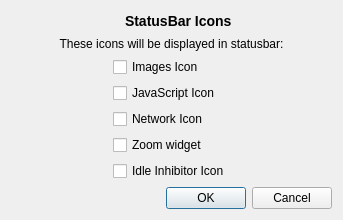
<?xml version="1.0" encoding="UTF-8"?>
<ui version="4.0">
 <class>SBI_SettingsDialog</class>
 <widget class="QWidget" name="SBI_SettingsDialog">
  <property name="geometry">
   <rect>
    <x>0</x>
    <y>0</y>
    <width>343</width>
    <height>204</height>
   </rect>
  </property>
  <property name="windowTitle">
   <string>StatusBar Icons</string>
  </property>
  <layout class="QVBoxLayout" name="verticalLayout_2">
   <item>
    <layout class="QHBoxLayout" name="horizontalLayout_2">
     <item>
      <spacer name="horizontalSpacer_3">
       <property name="orientation">
        <enum>Qt::Horizontal</enum>
       </property>
       <property name="sizeHint" stdset="0">
        <size>
         <width>40</width>
         <height>20</height>
        </size>
       </property>
      </spacer>
     </item>
     <item>
      <widget class="QLabel" name="label">
       <property name="sizePolicy">
        <sizepolicy hsizetype="Fixed" vsizetype="Preferred">
         <horstretch>0</horstretch>
         <verstretch>0</verstretch>
        </sizepolicy>
       </property>
       <property name="pixmap">
        <pixmap resource="statusbaricons.qrc">:/sbi/data/icon.png</pixmap>
       </property>
      </widget>
     </item>
     <item>
      <widget class="QLabel" name="label_2">
       <property name="text">
        <string>&lt;h3&gt;StatusBar Icons&lt;/h3&gt;</string>
       </property>
      </widget>
     </item>
     <item>
      <spacer name="horizontalSpacer_4">
       <property name="orientation">
        <enum>Qt::Horizontal</enum>
       </property>
       <property name="sizeHint" stdset="0">
        <size>
         <width>40</width>
         <height>20</height>
        </size>
       </property>
      </spacer>
     </item>
    </layout>
   </item>
   <item>
    <widget class="QLabel" name="label_3">
     <property name="text">
      <string>These icons will be displayed in statusbar:</string>
     </property>
     <property name="alignment">
      <set>Qt::AlignCenter</set>
     </property>
    </widget>
   </item>
   <item>
    <layout class="QHBoxLayout" name="horizontalLayout">
     <item>
      <spacer name="horizontalSpacer_2">
       <property name="orientation">
        <enum>Qt::Horizontal</enum>
       </property>
       <property name="sizeHint" stdset="0">
        <size>
         <width>40</width>
         <height>20</height>
        </size>
       </property>
      </spacer>
     </item>
     <item>
      <layout class="QVBoxLayout" name="verticalLayout">
       <item>
        <widget class="QCheckBox" name="showImagesIcon">
         <property name="text">
          <string>Images Icon</string>
         </property>
        </widget>
       </item>
       <item>
        <widget class="QCheckBox" name="showJavaScriptIcon">
         <property name="text">
          <string>JavaScript Icon</string>
         </property>
        </widget>
       </item>
       <item>
        <widget class="QCheckBox" name="showNetworkIcon">
         <property name="text">
          <string>Network Icon</string>
         </property>
        </widget>
       </item>
       <item>
        <widget class="QCheckBox" name="showZoomWidget">
         <property name="text">
          <string>Zoom widget</string>
         </property>
        </widget>
       </item>
       <item>
        <widget class="QCheckBox" name="showIdleInhibitorIcon">
         <property name="text">
          <string>Idle Inhibitor Icon</string>
         </property>
        </widget>
       </item>
      </layout>
     </item>
     <item>
      <spacer name="horizontalSpacer">
       <property name="orientation">
        <enum>Qt::Horizontal</enum>
       </property>
       <property name="sizeHint" stdset="0">
        <size>
         <width>40</width>
         <height>20</height>
        </size>
       </property>
      </spacer>
     </item>
    </layout>
   </item>
   <item>
    <widget class="QDialogButtonBox" name="buttonBox">
     <property name="standardButtons">
      <set>QDialogButtonBox::Cancel|QDialogButtonBox::Ok</set>
     </property>
    </widget>
   </item>
  </layout>
 </widget>
 <resources>
  <include location="statusbaricons.qrc"/>
 </resources>
 <connections/>
</ui>
